Frame 1 (no input): blank canvas, image omitted
Frame 60 (the mouse pressed at the canvas centre just before this capture): blank canvas, image omitted
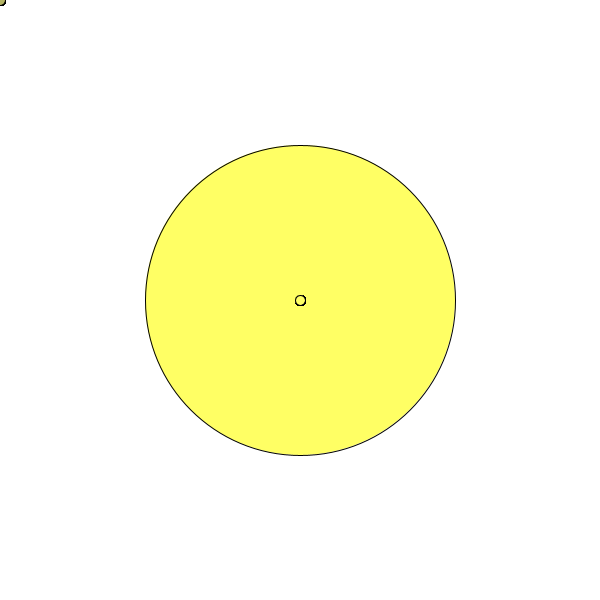
Frame 120 (the mouse held since frame 60 and released just before this capture)

The Processing sketch whose frames 1 and 60 were blank and that drew this single picture after the mouse press (run headless with seeded random() and noise(); from frame 60 on, the mouse is pressed at the canvas centre):

// Processing sketch: sketch_3_variables_abs
// ── sketch_3_variables_abs.pde
//Amanda Agricola
//03 variables for absolute value 

/*A Variable is a named pointer to a location in the computer’s memory
it allows you to save information from one point in the program to refer back to it later in the program
*/

float xSpeed;
float ySpeed;

void setup() {
  size(600,600);
  background(255);
  smooth();
} 
void draw() {
  stroke(0);//stroke color
  //pmouseX, pmouseY = previous mouse x and y positions
  //using absolute value to calculate speed of mouse motion
  //speed = distance/time
  //abs() absolute value will always return a positive number
 xSpeed = abs(mouseX-pmouseX); 
 ySpeed = abs(mouseY-pmouseY);
    
  fill(mouseX+180, mouseY+180, 100);
  ellipse(mouseX, mouseY, 10 + xSpeed, 10 + ySpeed);

  print("x speed: " + xSpeed + "\t");
  println("y speed: " + ySpeed );
} 
